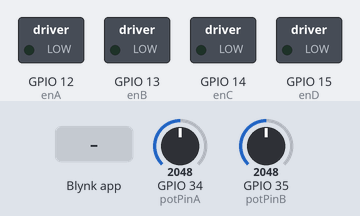
This sketch was run on a simulated ESP32. Parts: switched loads named in the sketch (green lamp = pin HIGH). The test bench sets the inputs (shaded band); at power-on: GPIO 34 (potPinA) = 2048, GPIO 35 (potPinB) = 2048. WiFi joins after 1.5 s; servers stay silent unless stated.

Above: at 3.0 s.
3.1 s: Blynk app writes 1 to V1
At 3.5 s:
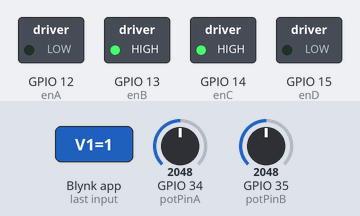
4.6 s: GPIO 34 (potPinA) set to 2942
6.1 s: GPIO 34 (potPinA) set to 3023
At 7.1 s:
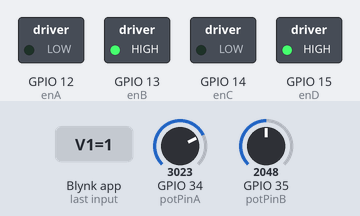
7.6 s: GPIO 35 (potPinB) set to 2909
9.1 s: GPIO 35 (potPinB) set to 3020
At 10.3 s:
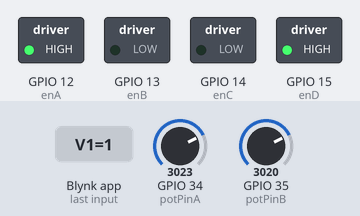
10.6 s: GPIO 34 (potPinA) set to 2866
At 11.7 s:
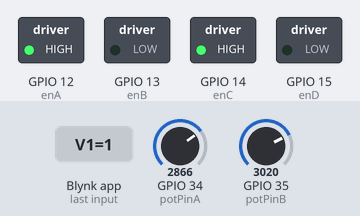
Timing chart, 0 to 13.1 s (numbered marks = the images above; inputs shaded):
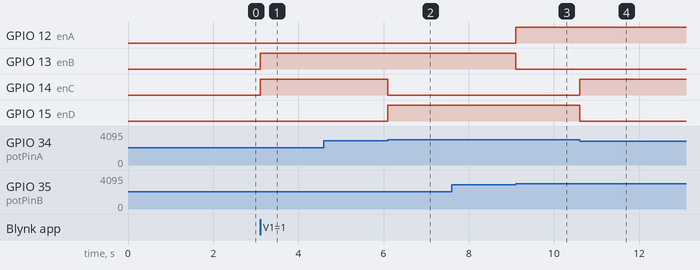

Measured:
- the behaviour switches between 2978 and 2979 on GPIO 34 (potPinA) (found by bisection; images 1 and 2)
- the behaviour switches between 2978 and 2979 on GPIO 35 (potPinB) (found by bisection; images 2 and 3)
- after the input at 3.1 s, GPIO 13 (enB), GPIO 14 (enC): LOW → HIGH at once
- after the input at 4.6 s, every drawn part: stays the same
- after the input at 6.1 s, GPIO 14 (enC): HIGH → LOW at once; GPIO 15 (enD): LOW → HIGH at once
- after the input at 7.6 s, every drawn part: stays the same
- after the input at 9.1 s, GPIO 12 (enA): LOW → HIGH at once; GPIO 13 (enB): HIGH → LOW at once
- after the input at 10.6 s, GPIO 14 (enC): LOW → HIGH at once; GPIO 15 (enD): HIGH → LOW at once

The sketch:

13D_Control_START_STOP_manual.ino
```cpp
#define BLYNK_PRINT Serial
#include <WiFi.h>
#include <WiFiClient.h>
#include <BlynkSimpleEsp32.h>

/*Sesuaikan dengan Auth Token saat Blynk Project dibuat (konfirmasi via e-Mail)*/
char auth[] = "";

/*Sesuaikan SSID Name dan Password Portable Hotspot yang digunakan*/
char ssid[] = "Hallo";
char pass[] = "12345678";


const int potPinA = 34;                            // sensor kiri
const int potPinB = 35;                             // sensor kanan
int sensor_kiri;                                    // deklarasi variable sensor kiri
int sensor_kanan;                                   // deklarasi variable sensor kanan

float voltage_kiri;                                 // deklarasi variabel voltage dari sensor kiri
float voltage_kanan;                                // deklarasi variabel voltage dari sensor kanan
float vth_kanan=2.4;                                   //deklarasi variabel threshold voltage dari sensor kanan
float vth_kiri=2.4;                                  //deklarasi variabel threshold voltage dari sensor kiri

boolean warna_kanan;
boolean warna_kiri;
char* table_warna[]={"hitam", "putih"};

uint8_t enC = 14; // mot kiri
uint8_t enD = 15; // mot kiri

uint8_t enA = 12; // mot kanan
uint8_t enB = 13;// mot kanan

int sta=0;
int data_remote=0;

BlynkTimer timer;
BLYNK_WRITE(V1)
{
  int pinValue = param.asInt();                       // assigning incoming value from pin V1 to a variable
  sta=pinValue;
}

BLYNK_WRITE(V8)
{
  int pinValue = param.asInt();                       // assigning incoming value from pin V1 to a variable
  if(pinValue==1)
    data_remote=8;
  else
   data_remote=0;
}
BLYNK_WRITE(V9)
{
  int pinValue = param.asInt();                       // assigning incoming value from pin V1 to a variable
  if(pinValue==1)
    data_remote=9;
  else
   data_remote=0;
}

BLYNK_WRITE(V10)
{
  int pinValue = param.asInt();                       // assigning incoming value from pin V1 to a variable
   if(pinValue==1)
    data_remote=10;
  else
   data_remote=0;
}

BLYNK_WRITE(V11)
{
  int pinValue = param.asInt();                       // assigning incoming value from pin V1 to a variable
  if(pinValue==1)
    data_remote=11;
  else
   data_remote=0;
}


void myTimerEvent()
{
  Blynk.virtualWrite(V5, voltage_kiri * 1000);
  Blynk.virtualWrite(V6, voltage_kanan * 1000);
}

void setup()
{
  // Debug console
  Serial.begin(9600);
  Blynk.begin(auth, ssid, pass);

  ledcAttachPin(enC, 1);
  ledcAttachPin(enD, 2);
  ledcAttachPin(enA, 3);
  ledcAttachPin(enB, 4);
                                                     // channels 0-15, resolution 1-16 bits, freq limits depend on resolution
                                                      // ledcSetup(uint8_t channel, uint32_t freq, uint8_t resolution_bits);
  ledcSetup(1, 12000, 8);                             // 12 kHz PWM, 8-bit resolution
  ledcSetup(2, 12000, 8);
  ledcSetup(3, 12000, 8);                             // 12 kHz PWM, 8-bit resolution
  ledcSetup(4, 12000, 8);
  // Setup a function to be called every second
  timer.setInterval(1000L, myTimerEvent);
}

void loop()
{
//kiri();
  Blynk.run();
  timer.run(); // Initiates BlynkTimer
  read_voltage_all_sensor();                        // return voltage_kiri(v)  dan  voltage_kanan(v)
  deteksi_warna();
  if(sta==1)
  {aksi_motor();}
  else
  {remote();}
                                                        // Serial.print(voltage_kiri);Serial.println(voltage_kanan);
}
```

fungsi.ino
```cpp
void remote()
{
  if(data_remote==0)
  {berhenti();}
  else if(data_remote==8){maju();}
  else if(data_remote==9){mundur();}
  else if(data_remote==10){kiri();}
  else if(data_remote==11){kanan();}

  }


void aksi_motor()
{
  if(warna_kiri==0 && warna_kanan==0)
  {maju();}
  else if(warna_kiri==0 && warna_kanan==1)
  {kiri();}
  else if(warna_kiri==1 && warna_kanan==0)
  {kanan();}
  else{
  mundur();
  }
 }


void read_voltage_all_sensor()
{
  sensor_kiri=analogRead(potPinA);                // Baca data ADC dari potpinA ditampung di variabel sensor_kiri
  sensor_kanan=analogRead(potPinB);               // Baca data ADC dari potpinA ditampung di variabel sensor_kanan
  voltage_kiri=convert_to_voltage(sensor_kiri);
  voltage_kanan=convert_to_voltage(sensor_kanan);
  }

void deteksi_warna()
{
  // mencari keputusan sensor mendeteksi warna hitam atau putih
  if(voltage_kanan >= vth_kanan) warna_kanan=1; // putih=1  hitam=0
  else
    warna_kanan=0;

  if(voltage_kiri >= vth_kiri) warna_kiri=1;
  else
    warna_kiri=0;
  // hasil keluarannya kalau putih=1 kalauhitam=0

  }


float convert_to_voltage(int xx)
{ float temp;
  temp = xx * (3.3 / 4096.0);
  return temp;
  }


void mundur()
{
  ledcWrite(1, 0);
  ledcWrite(2, 255);
  ledcWrite(3, 255);
  ledcWrite(4, 0);
  }

void berhenti()
{
  ledcWrite(1, 0);
  ledcWrite(2, 0);
  ledcWrite(3, 0);
  ledcWrite(4, 0);
  }
 void kanan()
 {
   ledcWrite(3, 0);
   ledcWrite(4, 255);
   ledcWrite(1, 0);
   ledcWrite(2, 255);

  }
 void kiri()
 {
   ledcWrite(3, 255);
   ledcWrite(4, 0);
   ledcWrite(1, 255);
   ledcWrite(2, 0);
  }

  void maju()
  {

   ledcWrite(1, 255);
   ledcWrite(2, 0);
   ledcWrite(3, 0);
   ledcWrite(4, 255);
    }
```
